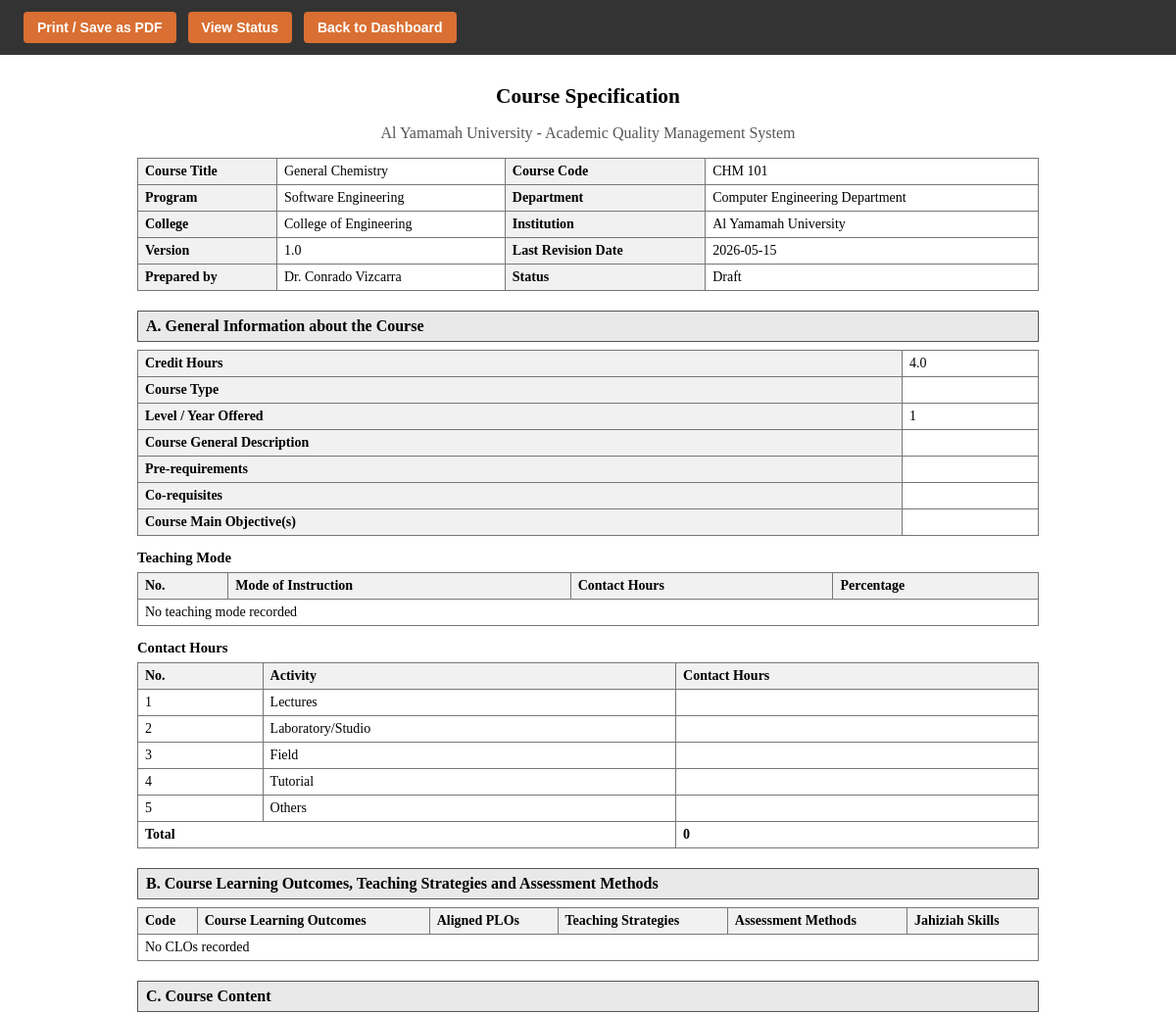
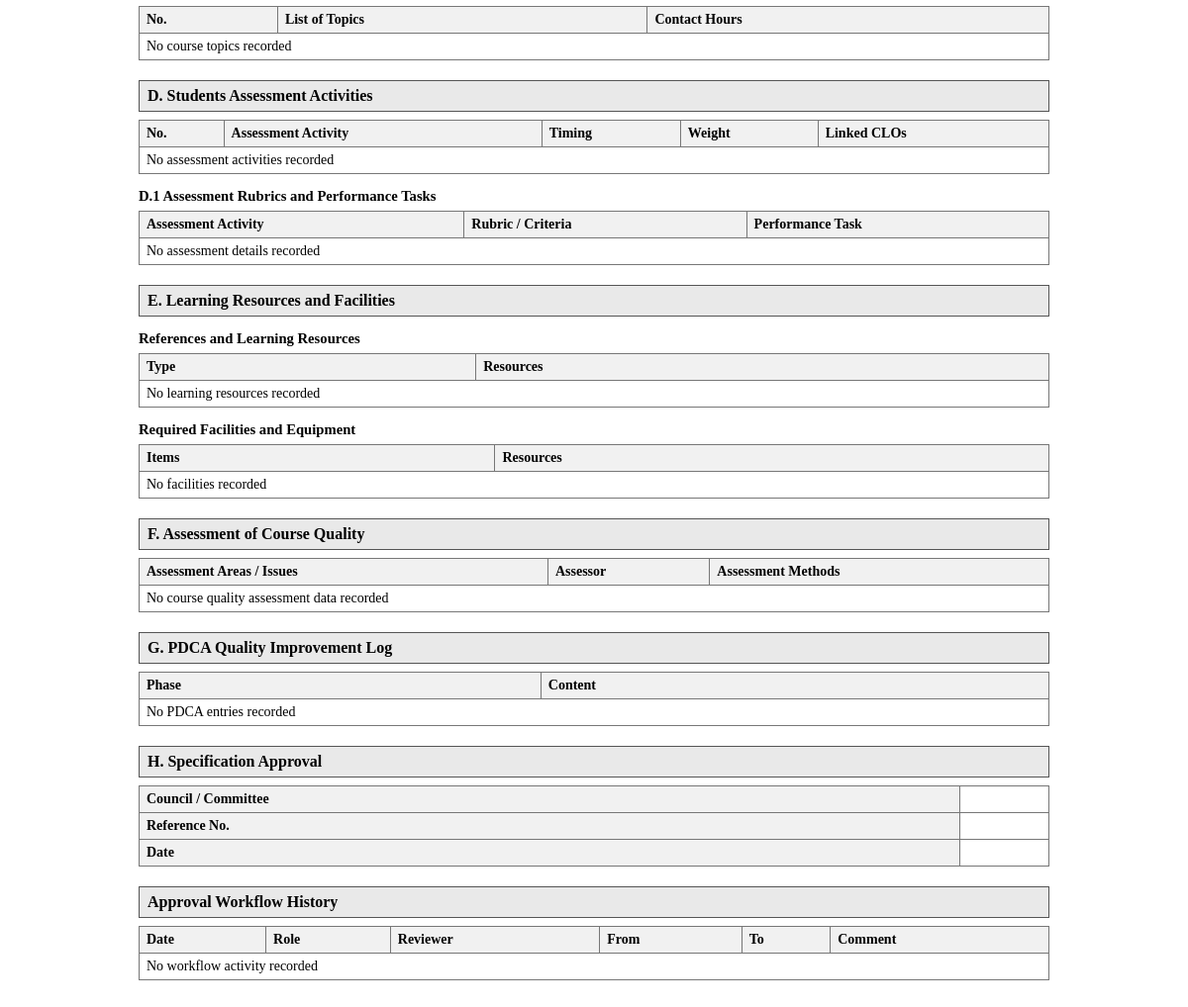
Page /course/view.php?id=2 (signed in) on the committed database (2 pictures, top to bottom).
### tables this page shows
CREATE TABLE `course_specs` (
  `course_id` int NOT NULL,
  `program_id` int DEFAULT NULL,
  `faculty_id` int DEFAULT NULL,
  `course_title` varchar(200) NOT NULL,
  `course_code` varchar(50) DEFAULT NULL,
  `credit_hours` decimal(4,1) DEFAULT NULL,
  `course_type` varchar(100) DEFAULT NULL,
  `teaching_mode` varchar(100) DEFAULT NULL,
  `course_level` int DEFAULT NULL,
  `prerequisites` varchar(200) DEFAULT NULL,
  `corequisites` varchar(200) DEFAULT NULL,
  `course_description` text,
  `objectives` text,
  `learning_resources` text,
  `version` varchar(20) DEFAULT '1.0',
  `status` enum('draft','pending_hod','pending_qa','approved') DEFAULT 'draft',
  `created_at` datetime DEFAULT CURRENT_TIMESTAMP,
  `updated_at` datetime DEFAULT CURRENT_TIMESTAMP ON UPDATE CURRENT_TIMESTAMP
);

CREATE TABLE `program_specs` (
  `program_id` int NOT NULL,
  `program_name` varchar(200) NOT NULL,
  `program_code` varchar(50) DEFAULT NULL,
  `college` varchar(150) DEFAULT NULL,
  `department` varchar(150) DEFAULT NULL,
  `credit_hours` int DEFAULT NULL,
  `qualification_level` varchar(100) DEFAULT NULL,
  `mission` text,
  `goals` text,
  `program_aims` text,
  `program_structure` text
);

CREATE TABLE `user` (
  `user_id` int NOT NULL,
  `username` varchar(100) NOT NULL,
  `password` varchar(255) NOT NULL,
  `role` enum('faculty','hod','qa') NOT NULL,
  `full_name` varchar(150) DEFAULT NULL,
  `department` varchar(150) DEFAULT NULL,
  `created_at` datetime DEFAULT CURRENT_TIMESTAMP
);

CREATE TABLE `contact_hours` (
  `id` int NOT NULL,
  `course_id` int NOT NULL,
  `activity_type` varchar(100) DEFAULT NULL,
  `hours` decimal(5,1) DEFAULT NULL
);

### course/view.php (the view, shortened to what this page needs)
<?php
require_once '../db.php';
$course_id = intval($_GET['id'] ?? 0);
function h($value) {
    return htmlspecialchars((string)($value ?? ''), ENT_QUOTES, 'UTF-8');
}
function safeDate($value, $fallback = '') {
    if (empty($value)) return $fallback;
    $time = strtotime($value);
    return $time ? date('Y-m-d', $time) : $fallback;
}
$stmt = $pdo->prepare('SELECT cs.*, ps.program_name, ps.program_code, ps.college AS program_college, ps.department AS program_department, u.full_name AS faculty_name FROM course_specs cs LEFT JOIN program_specs ps ON cs.program_id = ps.program_id LEFT JOIN user u ON cs.faculty_id = u.user_id WHERE cs.course_id = ?');
$stmt->execute([$course_id]);
$course = $stmt->fetch();
$clos_stmt = $pdo->prepare('SELECT * FROM course_learning_outcomes WHERE course_id = ? ORDER BY category, clo_code');
$clos_stmt->execute([$course_id]);
$clos = $clos_stmt->fetchAll();
$assessments_stmt = $pdo->prepare('SELECT a.*, GROUP_CONCAT(cl.clo_code ORDER BY cl.clo_code SEPARATOR ", ") AS clo_codes FROM assessments a LEFT JOIN assessment_clo ac ON a.id = ac.assessment_id LEFT JOIN course_learning_outcomes cl ON ac.clo_id = cl.clo_id WHERE a.course_id = ? GROUP BY a.id ORDER BY a.timing_week, a.id');
$assessments_stmt->execute([$course_id]);
$assessments = $assessments_stmt->fetchAll();
$tables = [
    'modes' => ['teaching_modes', 'SELECT * FROM teaching_modes WHERE course_id = ? ORDER BY id'],
    'hours' => ['contact_hours', 'SELECT * FROM contact_hours WHERE course_id = ? ORDER BY id'],
    'topics' => ['course_topics', 'SELECT * FROM course_topics WHERE course_id = ? ORDER BY sort_order, id'],
    'resources' => ['resources', 'SELECT * FROM resources WHERE course_id = ? ORDER BY category, id'],
    'facilities' => ['course_facilities', 'SELECT * FROM course_facilities WHERE course_id = ? ORDER BY id'],
    'qualities' => ['course_quality', 'SELECT * FROM course_quality WHERE course_id = ? ORDER BY id'],
    'pdca' => ['course_pdca', 'SELECT * FROM course_pdca WHERE course_id = ? ORDER BY id'],
    'logs' => ['approval_log', 'SELECT al.*, u.full_name, u.role FROM approval_log al LEFT JOIN user u ON al.user_id = u.user_id WHERE al.course_id = ? ORDER BY al.created_at ASC']
];
$data = [];
foreach ($tables as $key => $info) {
    try {
        $q = $pdo->prepare($info[1]);
        $q->execute([$course_id]);
        $data[$key] = $q->fetchAll();
    } catch (Exception $e) {
        $data[$key] = [];
    }
}
$resource_order = ['Essential References','Supportive References','Electronic Materials','Other Learning Materials','Essential','Supportive','Electronic','Other'];
$resource_grouped = [];
$department = $course['department'] ?? $course['program_department'] ?? '';
$college = $course['college'] ?? $course['program_college'] ?? '';
$last_revision = $course['last_revision_date'] ?? $course['updated_at'] ?? '';
?>
<!DOCTYPE html>
<html lang="en">
<head>
</head>
<body>
<div class="no-print"><button onclick="window.print()">Print / Save as PDF</button><a href="status.php?id=<?php echo $course_id; ?>">View Status</a><a href="../index.php">Back to Dashboard</a></div>
<div class="print-wrapper">
<h1>Course Specification</h1>
<p class="center muted">Al Yamamah University - Academic Quality Management System</p>
<table>
<tr><th>Course Title</th><td><?php echo h($course['course_title']); ?></td><th>Course Code</th><td><?php echo h($course['course_code']); ?></td></tr>
<tr><th>Program</th><td><?php echo h($course['program_name']); ?></td><th>Department</th><td><?php echo h($department); ?></td></tr>
<tr><th>College</th><td><?php echo h($college); ?></td><th>Institution</th><td><?php echo h($course['institution'] ?? 'Al Yamamah University'); ?></td></tr>
<tr><th>Version</th><td><?php echo h($course['version']); ?></td><th>Last Revision Date</th><td><?php echo h(safeDate($last_revision)); ?></td></tr>
<tr><th>Prepared by</th><td><?php echo h($course['faculty_name']); ?></td><th>Status</th><td><?php echo h(ucwords(str_replace('_',' ',$course['status']))); ?></td></tr>
</table>
<h2>A. General Information about the Course</h2>
<table>
<tr><th>Credit Hours</th><td><?php echo h($course['credit_hours']); ?></td></tr>
<tr><th>Course Type</th><td><?php echo h(trim(($course['course_type'] ?? '') . ' ' . ($course['required_elective'] ?? ''))); ?></td></tr>
<tr><th>Level / Year Offered</th><td><?php echo h($course['course_level']); ?></td></tr>
<tr><th>Course General Description</th><td><?php echo nl2br(h($course['course_description'])); ?></td></tr>
<tr><th>Pre-requirements</th><td><?php echo h($course['prerequisites']); ?></td></tr>
<tr><th>Co-requisites</th><td><?php echo h($course['corequisites']); ?></td></tr>
<tr><th>Course Main Objective(s)</th><td><?php echo nl2br(h($course['objectives'])); ?></td></tr>
</table>
<h3>Teaching Mode</h3>
<table><tr><th>No.</th><th>Mode of Instruction</th><th>Contact Hours</th><th>Percentage</th></tr>
<?php if(empty($data['modes'])): ?><tr><td colspan="4">No teaching mode recorded</td></tr><?php else: foreach($data['modes'] as $i=>$m): ?><tr><td><?php echo $i+1; ?></td><td><?php echo h($m['mode_type']); ?></td><td><?php echo h($m['contact_hours']); ?></td><td><?php echo h($m['percentage']); ?>%</td></tr><?php endforeach; endif; ?>
</table>
<h3>Contact Hours</h3>
<table><tr><th>No.</th><th>Activity</th><th>Contact Hours</th></tr>
<?php if(empty($data['hours'])): ?><tr><td colspan="3">No contact hours recorded</td></tr><?php else: foreach($data['hours'] as $i=>$row): ?><tr><td><?php echo $i+1; ?></td><td><?php echo h($row['activity_type']); ?></td><td><?php echo h($row['hours']); ?></td></tr><?php endforeach; ?><tr><td colspan="2"><strong>Total</strong></td><td><strong><?php echo h(array_sum(array_column($data['hours'],'hours'))); ?></strong></td></tr><?php endif; ?>
</table>
<h2>B. Course Learning Outcomes, Teaching Strategies and Assessment Methods</h2>
<table><tr><th>Code</th><th>Course Learning Outcomes</th><th>Aligned PLOs</th><th>Teaching Strategies</th><th>Assessment Methods</th><th>Jahiziah Skills</th></tr>
<?php if(empty($clos)): ?><tr><td colspan="6">No CLOs recorded</td></tr><?php endif; ?>
</table>
<h2>C. Course Content</h2>
<table><tr><th>No.</th><th>List of Topics</th><th>Contact Hours</th></tr>
<?php if(empty($data['topics'])): ?><tr><td colspan="3">No course topics recorded</td></tr><?php endif; ?>
</table>
<h2>D. Students Assessment Activities</h2>
<table><tr><th>No.</th><th>Assessment Activity</th><th>Timing</th><th>Weight</th><th>Linked CLOs</th></tr>
<?php if(empty($assessments)): ?><tr><td colspan="5">No assessment activities recorded</td></tr><?php endif; ?>
</table>
<h3>D.1 Assessment Rubrics and Performance Tasks</h3>
<table><tr><th>Assessment Activity</th><th>Rubric / Criteria</th><th>Performance Task</th></tr>
<?php if(empty($assessments)): ?><tr><td colspan="3">No assessment details recorded</td></tr><?php else: foreach($assessments as $a): ?><tr><td><?php echo h($a['activity_name']); ?></td><td><?php echo nl2br(h($a['rubric'] ?? '')); ?></td><td><?php echo nl2br(h($a['performance_task'] ?? '')); ?></td></tr><?php endforeach; endif; ?>
</table>
<h2>E. Learning Resources and Facilities</h2>
<h3>References and Learning Resources</h3>
<table><tr><th>Type</th><th>Resources</th></tr>
<?php $printed=false; foreach($resource_order as $cat): if(empty($resource_grouped[$cat])) continue; $printed=true; ?><?php endforeach; if(!$printed): ?><tr><td colspan="2">No learning resources recorded</td></tr><?php endif; ?>
</table>
<h3>Required Facilities and Equipment</h3>
<table><tr><th>Items</th><th>Resources</th></tr>
<?php if(empty($data['facilities'])): ?><tr><td colspan="2">No facilities recorded</td></tr><?php else: foreach($data['facilities'] as $facility): ?><tr><td><?php echo h($facility['item']); ?></td><td><?php echo nl2br(h($facility['resources'])); ?></td></tr><?php endforeach; endif; ?>
</table>
<h2>F. Assessment of Course Quality</h2>
<table><tr><th>Assessment Areas / Issues</th><th>Assessor</th><th>Assessment Methods</th></tr>
<?php if(empty($data['qualities'])): ?><tr><td colspan="3">No course quality assessment data recorded</td></tr><?php else: foreach($data['qualities'] as $q): ?><tr><td><?php echo h($q['assessment_area']); ?></td><td><?php echo h($q['assessor']); ?></td><td><?php echo h($q['assessment_method']); ?></td></tr><?php endforeach; endif; ?>
</table>
<h2>G. PDCA Quality Improvement Log</h2>
<table><tr><th>Phase</th><th>Content</th></tr>
<?php if(empty($data['pdca'])): ?><tr><td colspan="2">No PDCA entries recorded</td></tr><?php else: foreach($data['pdca'] as $entry): ?><tr><td><?php echo h($entry['phase']); ?></td><td><?php echo nl2br(h($entry['content'])); ?></td></tr><?php endforeach; endif; ?>
</table>
<h2>H. Specification Approval</h2>
<table><tr><th>Council / Committee</th><td></td></tr><tr><th>Reference No.</th><td></td></tr><tr><th>Date</th><td></td></tr></table>
<h2>Approval Workflow History</h2>
<table><tr><th>Date</th><th>Role</th><th>Reviewer</th><th>From</th><th>To</th><th>Comment</th></tr>
<?php if(empty($data['logs'])): ?><tr><td colspan="6">No workflow activity recorded</td></tr><?php endif; ?>
</table>
</div>
</body>
</html>

### course/view.php (style rules this page uses)
body { font-family:"Times New Roman",serif;font-size:12pt;color:#000;background:#fff;margin:0;padding:0 }
.no-print { font-family:Arial,sans-serif;background:#333;color:white;padding:12px 24px;display:flex;gap:12px }
.no-print button,.no-print a { background:#d96f32;color:#fff;border:0;padding:8px 14px;font-weight:700;border-radius:4px;font-size:14px;text-decoration:none }
.print-wrapper { max-width:920px;margin:0 auto;padding:30px 40px }
h1 { font-size:16pt;text-align:center;margin:0 0 4px }
h2 { font-size:12pt;background:#e9e9e9;color:#000;border:1px solid #555;padding:6px 8px;margin:20px 0 8px }
h3 { font-size:11pt;margin:14px 0 6px }
table { width:100%;border-collapse:collapse;margin-bottom:12px;font-size:10.5pt }
th,td { border:1px solid #777;padding:5px 7px;vertical-align:top }
th { background:#f1f1f1;text-align:left }
.center { text-align:center }
.muted { color:#555 }

### rows in the picture
course_specs: course_title "General Chemistry", course_code "CHM 101", program.program_name "Software Engineering", program.department "Computer Engineering Department", program.college "College of Engineering", institution "Al Yamamah University", version "1.0", safeDate($last_revision) "2026-05-15", faculty.full_name "Dr. Conrado Vizcarra", status "Draft", credit_hours "4.0", course_level "1"
contact_hours: activity_type "Lectures"
contact_hours: activity_type "Laboratory/Studio"
contact_hours: activity_type "Field"
contact_hours: activity_type "Tutorial"
contact_hours: activity_type "Others"

### other values in the picture
array_sum(array_column($data['hours'],'hours')) "0"
